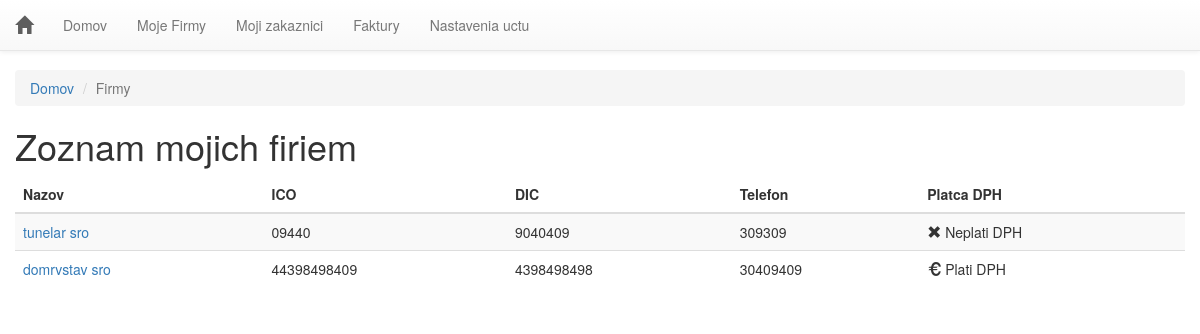
/firma/ (signed in), run on an earlier commit of the app's database.
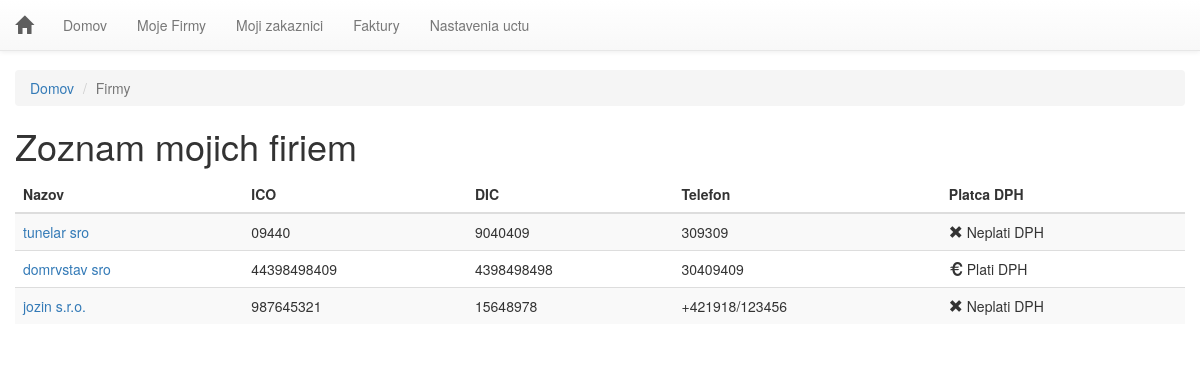
And on a later commit of the database.
### invoice/models.py (models this page shows, shortened)
class Firma(models.Model):
	id = models.AutoField(primary_key=True)
	db_uuid = models.UUIDField(unique=True, default=uuid.uuid4, editable=False)
	creator = models.ForeignKey(Login, blank=False)
	nazov = models.CharField(blank=False, max_length=200)
	meno = models.CharField(blank=False, max_length=50)
	priezvisko = models.CharField(blank=False, max_length=50)
	ico = models.CharField(blank=False, max_length=50)
	dic = models.CharField(blank=False, max_length=50)
	banka = models.CharField(blank=False, max_length=100)
	alphanumeric = RegexValidator(r'^[0-9a-zA-Z]*$', 'Zadajte cislo vo formate IBAN')
	cislo_uctu = models.CharField(blank=False, max_length=24, validators=[alphanumeric])
	banky=(
		('', 'vyberte'),
		('SUBASKBX', 'Všeobecná úverová banka, a. s.'),
		('GIBASKBX', 'Slovenská sporiteľňa, a. s.'),
		('TATRSKBX', 'Tatra banka, a. s.'),
		('BREXSKBX', 'MBANK – BRE Bank SA, pobočka zahraničnej banky mBank v SR'),
		('UNCRSKBX', 'UniCredit Bank Czech Republic and Slovakia, a. s., pobočka zahr. banky'),
		('CEKOSKBX', 'ČSOB – Československá obchodná banka, a.s.'),
	)
	cislo_swift = models.CharField(max_length=8,choices=banky,default='', blank=False)
	platca_DPH = models.CharField(choices=[("platiDPH", "ano"),("neplatcaDPH", "nie")], max_length=11)
	telefon = models.CharField(max_length=50)
	adresa_ulica = models.CharField(max_length=200)
	adresa_mesto = models.CharField(max_length=90)
	adresa_PSC = models.CharField(max_length=20)

### invoice/views.py (the view)
# urls.py: url(r'^firma/$', views.firmas_all, name='firmas_all'),
@login_required(login_url='/logmein/')
def firmas_all(request):
	Firmas_list = Firma.objects.all()
	t = loader.get_template('invoice/firmas.html')
	c = Context({'Firmas_list': Firmas_list,})
	return HttpResponse(t.render(c))

### templates/invoice/firmas.html (shortened to what this page needs)
<!DOCTYPE html>
<html>
<head>
{% include "invoice/head.html" %}
</head>
<body>
{% include "invoice/nav.html" %}<div class="container-fluid">
 <ol class="breadcrumb">
  <li><a href="/">Domov</a></li>
  <li class="active">Firmy</li>
</ol>
<h1>Zoznam mojich firiem</h1>
{% if Firmas_list %}
    <div class="table-responsive"><table class="table table-striped table-hover"><thead>
    <tr><th>Nazov</th><th>ICO</th><th>DIC</th><th>Telefon</th><th>Platca DPH</th></tr>
    </thead>
    <tbody>
    {% for b in Firmas_list %}
        <tr><td><a href="/firma/{{ b.id }}">{{ b.nazov }}</a></td>
        <td>{{b.ico}}</td>
        <td>{{b.dic}}</td>
        <td>{{b.telefon}}</td>
        <td class="DPH">{{ b.platca_DPH }}</td>
        </tr>
    {% endfor %}
	</tbody>
	</table></div>
{% else %}
    <p>Ziadne zaznamy.</p>
{% endif %}
</div>
</body>
</html>

What changed in the data, as far as the page shows it:
added Firma: nazov "jozin s.r.o.", ico "987645321", dic "15648978", telefon "+421918/123456"
